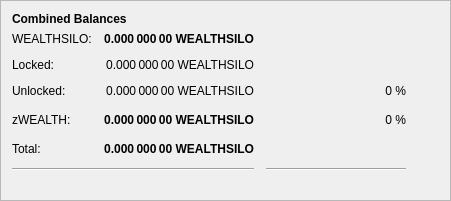
         <widget class="QFrame" name="frame_3">
          <property name="geometry">
           <rect>
            <x>0</x>
            <y>150</y>
            <width>451</width>
            <height>201</height>
           </rect>
          </property>
          <property name="frameShape">
           <enum>QFrame::StyledPanel</enum>
          </property>
          <property name="frameShadow">
           <enum>QFrame::Raised</enum>
          </property>
          <layout class="QVBoxLayout" name="verticalLayout_5">
           <item>
            <layout class="QHBoxLayout" name="horizontalLayout_5" stretch="0">
             <item>
              <widget class="QLabel" name="label_5z">
               <property name="maximumSize">
                <size>
                 <width>16777215</width>
                 <height>20</height>
                </size>
               </property>
               <property name="font">
                <font>
                 <weight>75</weight>
                 <bold>true</bold>
                </font>
               </property>
               <property name="toolTip">
                <string>Combined Balances (including unconfirmed and immature coins)</string>
               </property>
               <property name="text">
                <string>&lt;html&gt;&lt;head/&gt;&lt;body&gt;&lt;p&gt;Combined Balances&lt;/p&gt;&lt;/body&gt;&lt;/html&gt;</string>
               </property>
              </widget>
             </item>
            </layout>
           </item>
           <item>
            <layout class="QGridLayout" name="gridLayout_3" columnstretch="2,3,2,1" columnminimumwidth="0,0,0,0">
             <property name="spacing">
              <number>12</number>
             </property>
             <item row="7" column="0" colspan="2">
              <widget class="Line" name="lineSpendableBalance_3">
               <property name="orientation">
                <enum>Qt::Horizontal</enum>
               </property>
              </widget>
             </item>
             <item row="7" column="2">
              <widget class="Line" name="lineWatchBalance_3">
               <property name="sizePolicy">
                <sizepolicy hsizetype="Preferred" vsizetype="Fixed">
                 <horstretch>0</horstretch>
                 <verstretch>0</verstretch>
                </sizepolicy>
               </property>
               <property name="minimumSize">
                <size>
                 <width>140</width>
                 <height>0</height>
                </size>
               </property>
               <property name="orientation">
                <enum>Qt::Horizontal</enum>
               </property>
              </widget>
             </item>
             <item row="4" column="1">
              <widget class="QLabel" name="labelzBalancez">
               <property name="font">
                <font>
                 <weight>75</weight>
                 <bold>true</bold>
                </font>
               </property>
               <property name="cursor">
                <cursorShape>IBeamCursor</cursorShape>
               </property>
               <property name="toolTip">
                <string>Total of transactions that have yet to be confirmed, and do not yet count toward the spendable balance</string>
               </property>
               <property name="text">
                <string notr="true">0.000 000 00 WEALTHSILO</string>
               </property>
               <property name="alignment">
                <set>Qt::AlignRight|Qt::AlignTrailing|Qt::AlignVCenter</set>
               </property>
               <property name="textInteractionFlags">
                <set>Qt::LinksAccessibleByMouse|Qt::TextSelectableByKeyboard|Qt::TextSelectableByMouse</set>
               </property>
              </widget>
             </item>
             <item row="6" column="1">
              <widget class="QLabel" name="labelTotalz">
               <property name="font">
                <font>
                 <weight>75</weight>
                 <bold>true</bold>
                </font>
               </property>
               <property name="cursor">
                <cursorShape>IBeamCursor</cursorShape>
               </property>
               <property name="toolTip">
                <string>Total Balance, including unconfirmed and immature coins.</string>
               </property>
               <property name="text">
                <string notr="true">0.000 000 00 WEALTHSILO</string>
               </property>
               <property name="alignment">
                <set>Qt::AlignRight|Qt::AlignTrailing|Qt::AlignVCenter</set>
               </property>
               <property name="textInteractionFlags">
                <set>Qt::LinksAccessibleByMouse|Qt::TextSelectableByKeyboard|Qt::TextSelectableByMouse</set>
               </property>
              </widget>
             </item>
             <item row="4" column="3">
              <spacer name="horizontalSpacer_6">
               <property name="orientation">
                <enum>Qt::Horizontal</enum>
               </property>
               <property name="sizeHint" stdset="0">
                <size>
                 <width>40</width>
                 <height>20</height>
                </size>
               </property>
              </spacer>
             </item>
             <item row="6" column="0">
              <widget class="QLabel" name="labelTotalTextz">
               <property name="text">
                <string>Total:</string>
               </property>
              </widget>
             </item>
             <item row="1" column="0">
              <widget class="QLabel" name="labelBalanceTextz">
               <property name="text">
                <string>WEALTHSILO:</string>
               </property>
              </widget>
             </item>
             <item row="1" column="1">
              <widget class="QLabel" name="labelBalancez">
               <property name="font">
                <font>
                 <weight>75</weight>
                 <bold>true</bold>
                </font>
               </property>
               <property name="cursor">
                <cursorShape>IBeamCursor</cursorShape>
               </property>
               <property name="toolTip">
                <string>Your current spendable balance</string>
               </property>
               <property name="text">
                <string notr="true">0.000 000 00 WEALTHSILO</string>
               </property>
               <property name="alignment">
                <set>Qt::AlignRight|Qt::AlignTrailing|Qt::AlignVCenter</set>
               </property>
               <property name="textInteractionFlags">
                <set>Qt::LinksAccessibleByMouse|Qt::TextSelectableByKeyboard|Qt::TextSelectableByMouse</set>
               </property>
              </widget>
             </item>
             <item row="4" column="0">
              <widget class="QLabel" name="labelzBalanceTextz">
               <property name="toolTip">
                <string/>
               </property>
               <property name="text">
                <string>zWEALTH:</string>
               </property>
              </widget>
             </item>
             <item row="4" column="2">
              <widget class="QLabel" name="labelzWEALTHPercent">
               <property name="toolTip">
                <string>Current percentage of zWEALTH.
If AutoMint is enabled this percentage will settle around the configured AutoMint percentage (default = 10%)</string>
               </property>
               <property name="text">
                <string>0 %</string>
               </property>
               <property name="alignment">
                <set>Qt::AlignRight|Qt::AlignTrailing|Qt::AlignVCenter</set>
               </property>
              </widget>
             </item>
             <item row="6" column="2">
              <widget class="QLabel" name="label100Percent">
               <property name="text">
                <string/>
               </property>
               <property name="alignment">
                <set>Qt::AlignRight|Qt::AlignTrailing|Qt::AlignVCenter</set>
               </property>
              </widget>
             </item>
             <item row="2" column="1">
              <widget class="QLabel" name="labelLockedBalance">
               <property name="toolTip">
                <string>Locked WEALTHSILO or Masternode collaterals. These are excluded from zWEALTH minting.</string>
               </property>
               <property name="text">
                <string>0.000 000 00 WEALTHSILO</string>
               </property>
               <property name="alignment">
                <set>Qt::AlignRight|Qt::AlignTrailing|Qt::AlignVCenter</set>
               </property>
              </widget>
             </item>
             <item row="2" column="0">
              <widget class="QLabel" name="labelLockedBalanceText">
               <property name="toolTip">
                <string>Locked WEALTHSILO or Masternode collaterals. These are excluded from zWEALTH minting.</string>
               </property>
               <property name="text">
                <string>Locked:</string>
               </property>
              </widget>
             </item>
             <item row="3" column="0">
              <widget class="QLabel" name="labelUnLockedBalanceText">
               <property name="toolTip">
                <string>Unlocked WEALTHSILOs. These can be used for zWEALTH minting.</string>
               </property>
               <property name="text">
                <string>Unlocked:</string>
               </property>
              </widget>
             </item>
             <item row="3" column="1">
              <widget class="QLabel" name="labelUnLockedBalance">
               <property name="toolTip">
                <string>Unlocked WEALTHSILOs. These can be used for zWEALTH minting.</string>
               </property>
               <property name="text">
                <string>0.000 000 00 WEALTHSILO</string>
               </property>
               <property name="alignment">
                <set>Qt::AlignRight|Qt::AlignTrailing|Qt::AlignVCenter</set>
               </property>
              </widget>
             </item>
             <item row="3" column="2">
              <widget class="QLabel" name="labelWEALTHSILOPercent">
               <property name="text">
                <string>0 %</string>
               </property>
               <property name="alignment">
                <set>Qt::AlignRight|Qt::AlignTrailing|Qt::AlignVCenter</set>
               </property>
              </widget>
             </item>
            </layout>
           </item>
           <item>
            <spacer name="verticalSpacer">
             <property name="orientation">
              <enum>Qt::Vertical</enum>
             </property>
             <property name="sizeHint" stdset="0">
              <size>
               <width>20</width>
               <height>40</height>
              </size>
             </property>
            </spacer>
           </item>
          </layout>
         </widget>
